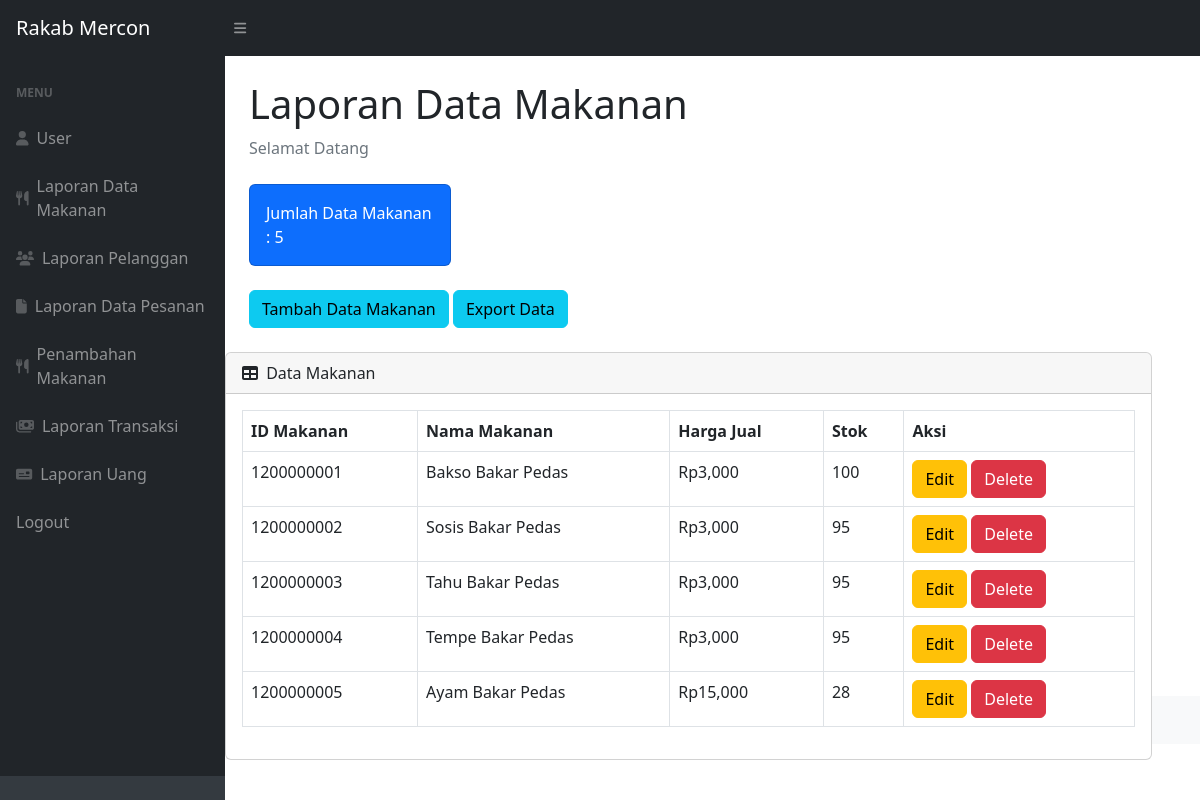
Page /datamakanan.php (signed in) on the committed database.
### tables this page shows
CREATE TABLE `datamakanan` (
  `idmakanan` int(11) NOT NULL,
  `namamakanan` varchar(20) NOT NULL,
  `harga` int(11) NOT NULL,
  `stok` int(11) NOT NULL
);

### datamakanan.php (the view, shortened to what this page needs)
<?php
require 'ceklogin.php';
$h1 = mysqli_query($c, "select * from datamakanan");
$h2 = mysqli_num_rows($h1);
?>
<!DOCTYPE html>
<html lang="en">
    <head>
        <link href="https://cdn.jsdelivr.net/npm/simple-datatables@7.1.2/dist/style.min.css" rel="stylesheet" />
        <link href="css/styles.css" rel="stylesheet" />
    </head>
    <body class="sb-nav-fixed">
        <nav class="sb-topnav navbar navbar-expand navbar-dark bg-dark">
            <a class="navbar-brand ps-3" href="index.php">Rakab Mercon</a>
            <button class="btn btn-link btn-sm order-1 order-lg-0 me-4 me-lg-0" id="sidebarToggle" href="#!"><i class="fas fa-bars"></i></button>
        </nav>
        <div id="layoutSidenav">
            <div id="layoutSidenav_nav">
                <nav class="sb-sidenav accordion sb-sidenav-dark" id="sidenavAccordion">
                    <div class="sb-sidenav-menu">
                        <div class="nav">
                            <div class="sb-sidenav-menu-heading">Menu</div>
                            <a class="nav-link" href="index.php">
                                <div class="sb-nav-link-icon"><i class="fa-solid fa-user"></i></div>
                                User
                            </a>
                            <a class="nav-link" href="datamakanan.php">
                                <div class="sb-nav-link-icon"><i class="fa-solid fa-utensils"></i></div>
                                Laporan Data Makanan
                            </a>
                            <a class="nav-link" href="pelanggan.php">
                                <div class="sb-nav-link-icon"><i class="fa-solid fa-users"></i></div>
                                Laporan Pelanggan
                            </a>
                            <a class="nav-link" href="pesanan.php">
                                <div class="sb-nav-link-icon"><i class="fa-solid fa-file"></i></div>
                                Laporan Data Pesanan
                            </a>
                            <a class="nav-link" href="masuk.php">
                                <div class="sb-nav-link-icon"><i class="fa-solid fa-utensils"></i></div>
                                Penambahan Makanan
                            </a>
                            <a class="nav-link" href="transaksi.php">
                                <div class="sb-nav-link-icon"><i class="fa-solid fa-money-bills"></i></div>
                                Laporan Transaksi
                            </a>
                            <a class="nav-link" href="uang.php">
                                <div class="sb-nav-link-icon"><i class="fa-solid fa-money-check"></i></div>
                                Laporan Uang
                            </a>
                            <a class="nav-link" href="logout.php">
                                Logout
                            </a>
                        </div>
                    </div>
                    <div class="sb-sidenav-footer">
                    </div>
                </nav>
            </div>
            <div id="layoutSidenav_content">
                <main>
                    <div class="container-fluid px-4">
                        <h1 class="mt-4">Laporan Data Makanan</h1>
                        <ol class="breadcrumb mb-4">
                            <li class="breadcrumb-item active">Selamat Datang</li>
                        </ol>
                        <div class="row">
                            <div class="col-xl-3 col-md-6">
                                <div class="card bg-primary text-white mb-4">
                                    <div class="card-body">Jumlah Data Makanan : <?=$h2;?></div>
                                </div>
                            </div>
                        </div>
                        <button type="button" class="btn btn-info mb-4" data-bs-toggle="modal" data-bs-target="#myModal">
                                  Tambah Data Makanan
                                </button>
                                <a href="export.php" class="btn btn-info mb-4">Export Data</a>
                          </div>
                        <div class="card mb-4">
                            <div class="card-header">
                                <i class="fas fa-table me-1"></i>
                                Data Makanan
                            </div>
                            <div class="card-body">
                                <table class="table table-bordered" id="dataTable" width="100%" cellspacing="0">
                                    <thead>
                                        <tr>
                                            <th>ID Makanan</th>
                                            <th>Nama Makanan</th>
                                            <th>Harga Jual</th>
                                            <th>Stok</th>
                                            <th>Aksi</th>
                                        </tr>
                                    </thead>
                                    <tbody>
                                    <?php
                                    $get = mysqli_query($c, "select * from datamakanan");
                                    $i = 1200000001;
                                    while($p=mysqli_fetch_array($get)){
                                    $idmakanan = $p['idmakanan'];
                                    $namamakanan = $p['namamakanan'];
                                    $harga = $p['harga'];
                                    $stok = $p['stok'];
                                    ?>
                                        <tr>
                                            <td><?=$i++;?></td>
                                            <td><?=$namamakanan;?></td>
                                            <td>Rp<?=number_format($harga);?></td>
                                            <td><?=$stok;?></td>
                                            <td>
                                                <button type="button" class="btn btn-warning" data-bs-toggle="modal" data-bs-target="#edit<?=$idmakanan;?>">
                                                    Edit
                                                </button>
                                                <button type="button" class="btn btn-danger" data-bs-toggle="modal" data-bs-target="#delete<?=$idmakanan;?>">
                                                    Delete
                                                </button>
                                            </td>
                                        </tr>
                                    <?php
                                    };
                                    ?>
                                    </tbody>
                                </table>
                            </div>
                        </div>
                    </div>
                <footer class="py-4 bg-light mt-auto">
                </footer>
            </div>
    </body>
</html>

### rows in the picture
datamakanan: namamakanan "Bakso Bakar Pedas", harga "3,000", stok "100"
datamakanan: namamakanan "Sosis Bakar Pedas", harga "3,000", stok "95"
datamakanan: namamakanan "Tahu Bakar Pedas", harga "3,000", stok "95"
datamakanan: namamakanan "Tempe Bakar Pedas", harga "3,000", stok "95"
datamakanan: namamakanan "Ayam Bakar Pedas", harga "15,000", stok "28"

### other values in the picture
$h2 "5"
